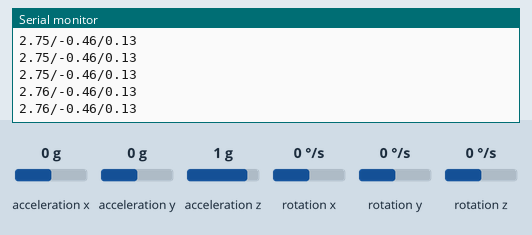
Recording of a program running on a simulated Arduino Mega 2560, built with avr-gcc and run on an emulated ATmega2560. Shown: the last lines printed to the serial monitor. Wiring (inferred from the names in the program): MPU-6050 motion sensor at I2C address 0x68. Inputs (shaded band) come from the test bench; at power-on: acceleration z 1 g, acceleration x 0 g, acceleration y 0 g, rotation x 0 °/s, rotation y 0 °/s, rotation z 0 °/s.

Above: at 6.7 s.
6.8 s: acceleration z set to 0 g
At 7.7 s:
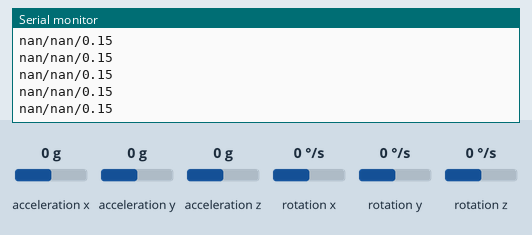
8.7 s: acceleration x set to -1.4 g
At 9.3 s:
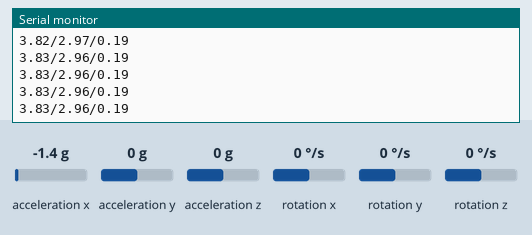
10.2 s: acceleration y set to -1.4 g
At 10.8 s:
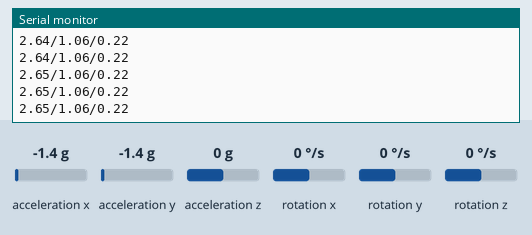
11.7 s: rotation x set to -192 °/s
At 12.7 s:
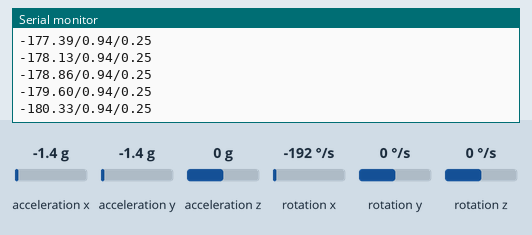
13.2 s: rotation x set to 0 °/s
At 13.9 s:
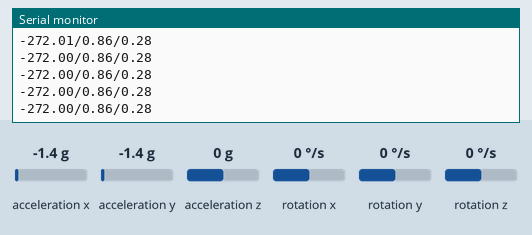
Timing chart, 0 to 14.6 s (numbered marks = the images above; inputs shaded):
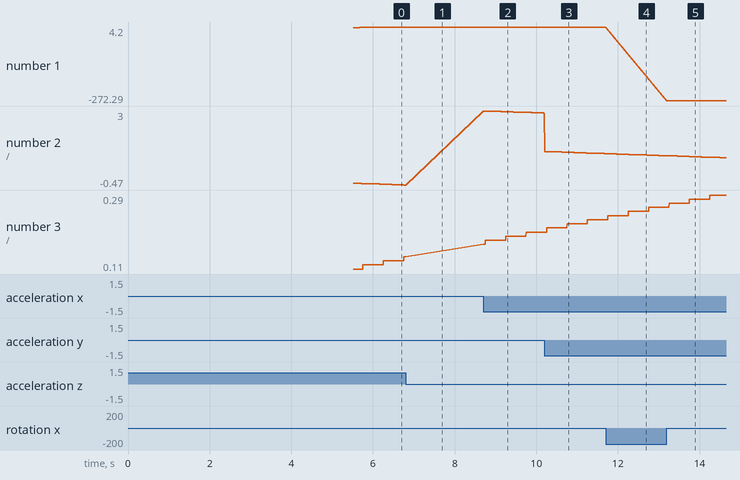

The program:

main.cpp
```cpp
/*
   Arduino and MPU6050 Accelerometer and Gyroscope Sensor Tutorial
   by Dejan, https://howtomechatronics.com
*/
#include <Wire.h>
#include <Arduino.h>
const int MPU = 0x68; // MPU6050 I2C address
float AccX, AccY, AccZ;
float GyroX, GyroY, GyroZ;
float accAngleX, accAngleY, gyroAngleX, gyroAngleY, gyroAngleZ;
float roll, pitch, yaw;
float AccErrorX, AccErrorY, GyroErrorX, GyroErrorY, GyroErrorZ;
float elapsedTime, currentTime, previousTime;
int c = 0;


void calculate_IMU_error() {
  // We can call this funtion in the setup section to calculate the accelerometer and gyro data error. From here we will get the error values used in the above equations printed on the Serial Monitor.
  // Note that we should place the IMU flat in order to get the proper values, so that we then can the correct values
  // Read accelerometer values 200 times
  while (c < 200) {
    Wire.beginTransmission(MPU);
    Wire.write(0x3B);
    Wire.endTransmission(false);
    Wire.requestFrom(MPU, 6, true);
    AccX = (Wire.read() << 8 | Wire.read()) / 16384.0 ;
    AccY = (Wire.read() << 8 | Wire.read()) / 16384.0 ;
    AccZ = (Wire.read() << 8 | Wire.read()) / 16384.0 ;
    // Sum all readings
    AccErrorX = AccErrorX + ((atan((AccY) / sqrt(pow((AccX), 2) + pow((AccZ), 2))) * 180 / PI));
    AccErrorY = AccErrorY + ((atan(-1 * (AccX) / sqrt(pow((AccY), 2) + pow((AccZ), 2))) * 180 / PI));
    c++;
  }
  //Divide the sum by 200 to get the error value
  AccErrorX = AccErrorX / 200;
  AccErrorY = AccErrorY / 200;
  c = 0;
  // Read gyro values 200 times
  while (c < 200) {
    Wire.beginTransmission(MPU);
    Wire.write(0x43);
    Wire.endTransmission(false);
    Wire.requestFrom(MPU, 6, true);
    GyroX = Wire.read() << 8 | Wire.read();
    GyroY = Wire.read() << 8 | Wire.read();
    GyroZ = Wire.read() << 8 | Wire.read();
    // Sum all readings
    GyroErrorX = GyroErrorX + (GyroX / 131.0);
    GyroErrorY = GyroErrorY + (GyroY / 131.0);
    GyroErrorZ = GyroErrorZ + (GyroZ / 131.0);
    c++;
  }
  //Divide the sum by 200 to get the error value
  GyroErrorX = GyroErrorX / 200;
  GyroErrorY = GyroErrorY / 200;
  GyroErrorZ = GyroErrorZ / 200;
  // Print the error values on the Serial Monitor
  Serial.print("AccErrorX: ");
  Serial.println(AccErrorX);
  Serial.print("AccErrorY: ");
  Serial.println(AccErrorY);
  Serial.print("GyroErrorX: ");
  Serial.println(GyroErrorX);
  Serial.print("GyroErrorY: ");
  Serial.println(GyroErrorY);
  Serial.print("GyroErrorZ: ");
  Serial.println(GyroErrorZ);
  delay(5000);
}


void setup() {
  Serial.begin(115200);
  Wire.begin();                      // Initialize comunication
  Wire.beginTransmission(MPU);       // Start communication with MPU6050 // MPU=0x68
  Wire.write(0x6B);                  // Talk to the register 6B
  Wire.write(0x00);                  // Make reset - place a 0 into the 6B register
  Wire.endTransmission(true);        //end the transmission
  /*
  // Configure Accelerometer Sensitivity - Full Scale Range (default +/- 2g)
  Wire.beginTransmission(MPU);
  Wire.write(0x1C);                  //Talk to the ACCEL_CONFIG register (1C hex)
  Wire.write(0x10);                  //Set the register bits as 00010000 (+/- 8g full scale range)
  Wire.endTransmission(true);
  // Configure Gyro Sensitivity - Full Scale Range (default +/- 250deg/s)
  Wire.beginTransmission(MPU);
  Wire.write(0x1B);                   // Talk to the GYRO_CONFIG register (1B hex)
  Wire.write(0x10);                   // Set the register bits as 00010000 (1000deg/s full scale)
  Wire.endTransmission(true);
  delay(20);
  */
  // Call this function if you need to get the IMU error values for your module
  calculate_IMU_error();
  delay(20);
}
void loop() {
  // === Read acceleromter data === //
  Wire.beginTransmission(MPU);
  Wire.write(0x3B); // Start with register 0x3B (ACCEL_XOUT_H)
  Wire.endTransmission(false);
  Wire.requestFrom(MPU, 6, true); // Read 6 registers total, each axis value is stored in 2 registers
  //For a range of +-2g, we need to divide the raw values by 16384, according to the datasheet
  AccX = (Wire.read() << 8 | Wire.read()) / 16384.0; // X-axis value
  AccY = (Wire.read() << 8 | Wire.read()) / 16384.0; // Y-axis value
  AccZ = (Wire.read() << 8 | Wire.read()) / 16384.0; // Z-axis value
  // Calculating Roll and Pitch from the accelerometer data
  accAngleX = (atan(AccY / sqrt(pow(AccX, 2) + pow(AccZ, 2))) * 180 / PI) - 0.16; // AccErrorX ~(0.58) See the calculate_IMU_error()custom function for more details
  accAngleY = (atan(-1 * AccX / sqrt(pow(AccY, 2) + pow(AccZ, 2))) * 180 / PI) -0.28; // AccErrorY ~(-1.58)
  // === Read gyroscope data === //
  previousTime = currentTime;        // Previous time is stored before the actual time read
  currentTime = millis();            // Current time actual time read
  elapsedTime = (currentTime - previousTime) / 1000; // Divide by 1000 to get seconds
  Wire.beginTransmission(MPU);
  Wire.write(0x43); // Gyro data first register address 0x43
  Wire.endTransmission(false);
  Wire.requestFrom(MPU, 6, true); // Read 4 registers total, each axis value is stored in 2 registers
  GyroX = (Wire.read() << 8 | Wire.read()) / 131.0; // For a 250deg/s range we have to divide first the raw value by 131.0, according to the datasheet
  GyroY = (Wire.read() << 8 | Wire.read()) / 131.0;
  GyroZ = (Wire.read() << 8 | Wire.read()) / 131.0;
  // Correct the outputs with the calculated error values
  GyroX = GyroX + 0.43; // GyroErrorX ~(-0.56)
  GyroY = GyroY - 0.07; // GyroErrorY ~(2)
  GyroZ = GyroZ + 0.02; // GyroErrorZ ~ (-0.8)
  // Currently the raw values are in degrees per seconds, deg/s, so we need to multiply by sendonds (s) to get the angle in degrees
  gyroAngleX = gyroAngleX + GyroX * elapsedTime; // deg/s * s = deg
  gyroAngleY = gyroAngleY + GyroY * elapsedTime;
  yaw =  yaw + GyroZ * elapsedTime;
  // Complementary filter - combine acceleromter and gyro angle values
  roll = 0.96 * gyroAngleX + 0.04 * accAngleX;
  pitch = 0.96 * gyroAngleY + 0.04 * accAngleY;

  // Print the values on the serial monitor
  Serial.print(roll);
  Serial.print("/");
  Serial.print(pitch);
  Serial.print("/");
  Serial.println(yaw);
}
```

Measured:
- after the input at 8.7 s, the serial monitor: prints a new line at once (image 2)
- plotted number 1: 2.8 → 4.2 after the input at 8.7 s
- plotted number 2: -0.47 → 2.9 after the input at 8.7 s
